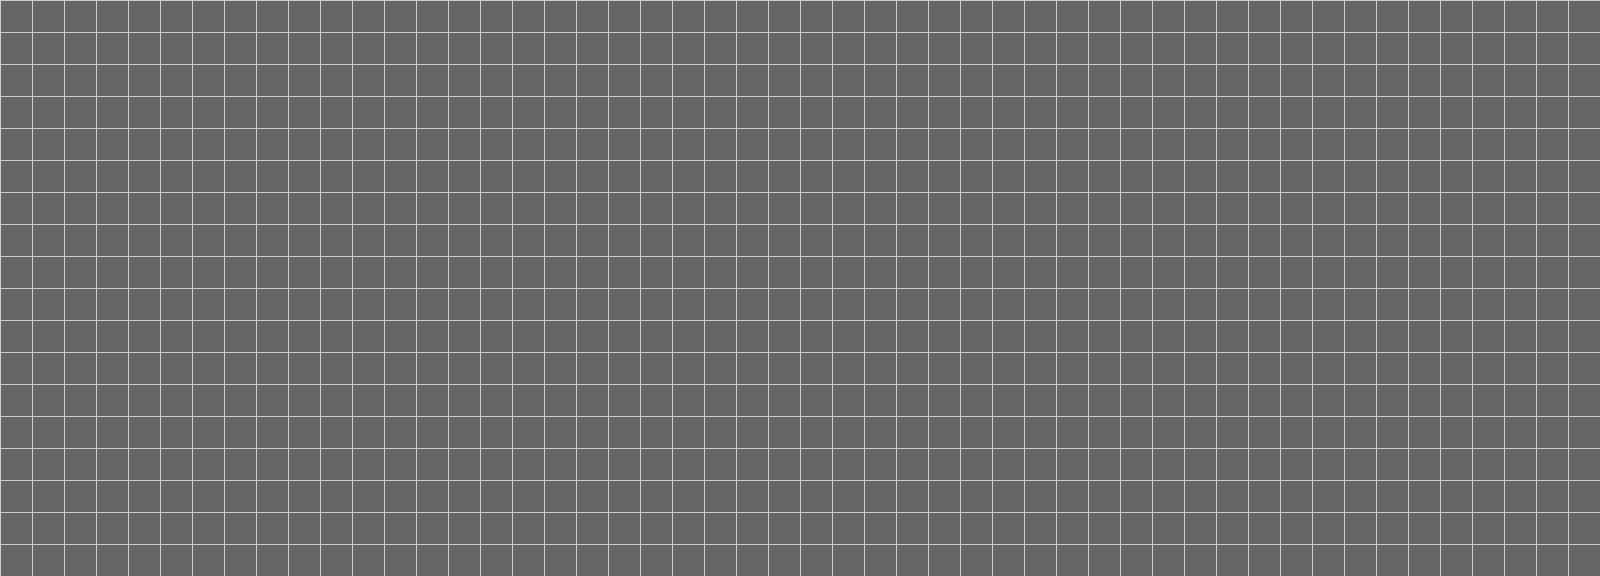

A 2D game scene composited from a Tiled map and its tileset images. What follows is a short description and the map's XML, with each tile layer's data collapsed to a summary:
An orthogonal 50x18 tile map with 32x32 px tiles, 1 tile layer (bg).

<map version="1.0" orientation="orthogonal" renderorder="left-down" width="50" height="18" tilewidth="32" tileheight="32">
 <tileset firstgid="1" name="map" tilewidth="32" tileheight="32">
  <image source="map.png" width="576" height="992" />
 </tileset>
 <layer name="bg" width="50" height="18">
  <data>[900 cells, 900 non-empty, 1 distinct tile ids]</data>
 </layer>
</map>